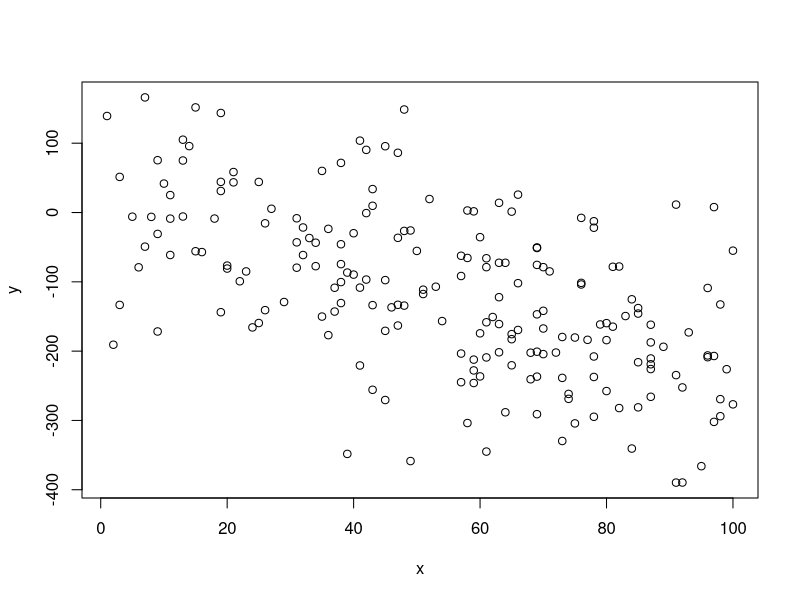

Source code (R):
## Regresszió teszt
x <- sample(1:100, 200, replace = TRUE)
y <- -2 * x + rnorm(n = 200, mean = 1, sd = 100)

plot(x,y)

cov(x,y)
cor(x,y)
